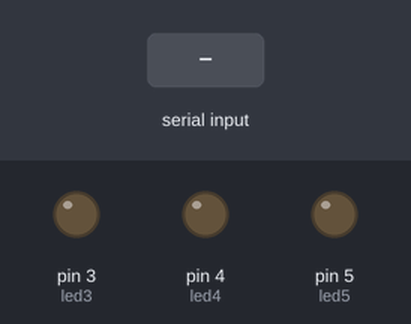
Recording of a sketch running on a simulated Arduino Uno, built with avr-gcc and run on an emulated ATmega328P. Shown: output pins drawn as LEDs (lit = HIGH). Inputs (shaded band) come from the test bench. What the sketch prints to the serial monitor is not drawn.

Above: at 1.2 s.
1.3 s: "5\n" received over Serial
At 2.1 s:
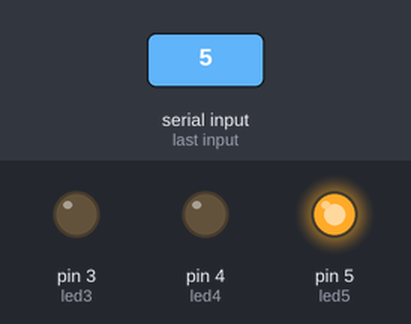
4.3 s: "90,45\n" received over Serial
Timing chart, 0 to 7.3 s (numbered marks = the images above; inputs shaded):
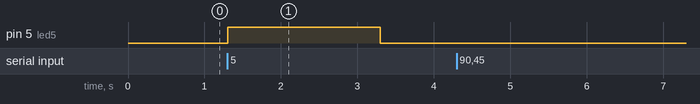

The sketch:

DhcpAddressPrinter.ino
```cpp
int led3 = 3;
int led4 = 4;
int led5 = 5;

void setup() {
  pinMode(led3, OUTPUT);
  pinMode(led4, OUTPUT);
  pinMode(led5, OUTPUT);

  Serial.begin(9600);
  Serial.println("Enter a number between 3 and 5:");
}

void loop() {
  if (Serial.available() > 0) {
    int num = Serial.parseInt();

    // Clear remaining serial input
    while (Serial.available() > 0) {
      Serial.read();
    }

    if (num < 3 || num > 5) {
      Serial.println("Number is out of Range.");
    }
    else {
      int ledPin = num;

      digitalWrite(ledPin, HIGH);
      delay(2000);
      digitalWrite(ledPin, LOW);
    }

    Serial.println("Enter a number between 3 and 5:");
  }
}
```

Measured:
- after the input at 1.3 s, pin 5 (led5): LOW → HIGH at once, → LOW 2.0 s later
- after the input at 4.3 s, every drawn part: stays the same
